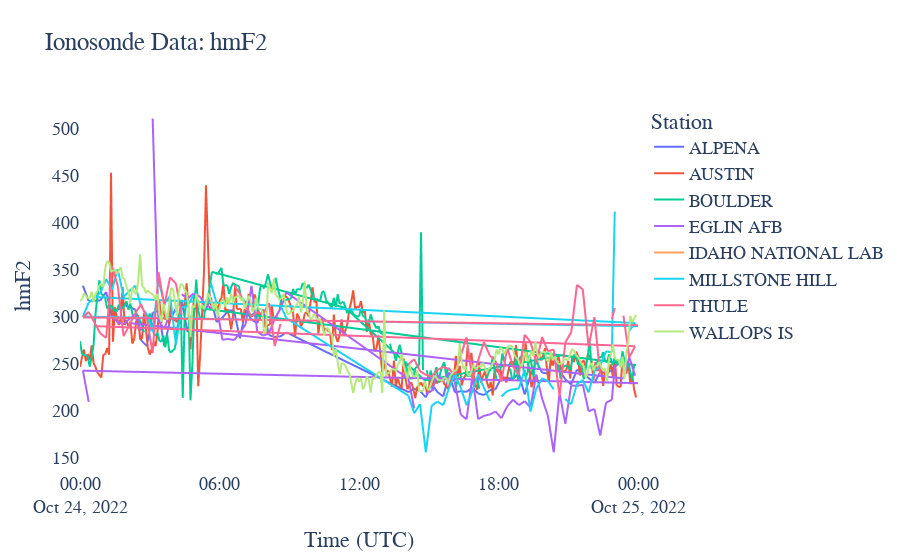

Here is the notebook cell this chart was saved with:
### Code cell
# Generate an interactive plot
# df = df.sort_values(by="Time")  # This seems to break the plot for some reason.

# Convert to numeric so plotly express can plot the data correctly:
df[df.columns] = df[df.columns].apply(pd.to_numeric)

print(df.info())     # for debugging:


fig = px.line(df, title=str(parameter))  # Use px.line or px.scatter, according to your preference.


fig.update_layout(autotypenumbers='convert types')     # converting to fix plotting


fig.update_layout(
    title="Ionosonde Data: " + str(parameter),
    xaxis_title="Time (UTC)",
    yaxis_title=str(parameter),
    legend_title="Station",
    font=dict(
        family="Courier New, monospace",
        size=18,
#         color="RebeccaPurple"
    )
)

# Eliminate the gray background plotly express uses by default:
fig.update_layout({
'plot_bgcolor': 'rgba(0, 0, 0, 0)',
'paper_bgcolor': 'rgba(0, 0, 0, 0)',
})

fig.show()
fig.write_html("plots/"+ str(parameter) + "_plot.html", include_plotlyjs="cdn")

### Figure 1 — Plotly figure (JSON) as saved in the notebook; plotly's stock layout.template omitted (floating-point values rounded to 4 significant figures; data arrays with more than 128 entries replaced by an {"elided": "..."} marker saying what was removed)
{"data": [{"hovertemplate": "variable=ALPENA<br>Time=%{x}<br>value=%{y}<extra></extra>", "legendgroup": "ALPENA", "line": {"color": "#636efa", "dash": "solid"}, "marker": {"symbol": "circle"}, "mode": "lines", "name": "ALPENA", "showlegend": true, "type": "scattergl", "x": {"elided": "1469 str values"}, "xaxis": "x", "y": {"elided": "1469 float values"}, "yaxis": "y"}, {"hovertemplate": "variable=AUSTIN<br>Time=%{x}<br>value=%{y}<extra></extra>", "legendgroup": "AUSTIN", "line": {"color": "#EF553B", "dash": "solid"}, "marker": {"symbol": "circle"}, "mode": "lines", "name": "AUSTIN", "showlegend": true, "type": "scattergl", "x": {"elided": "1469 str values"}, "xaxis": "x", "y": {"elided": "1469 float values"}, "yaxis": "y"}, {"hovertemplate": "variable=BOULDER<br>Time=%{x}<br>value=%{y}<extra></extra>", "legendgroup": "BOULDER", "line": {"color": "#00cc96", "dash": "solid"}, "marker": {"symbol": "circle"}, "mode": "lines", "name": "BOULDER", "showlegend": true, "type": "scattergl", "x": {"elided": "1469 str values"}, "xaxis": "x", "y": {"elided": "1469 float values"}, "yaxis": "y"}, {"hovertemplate": "variable=EGLIN AFB<br>Time=%{x}<br>value=%{y}<extra></extra>", "legendgroup": "EGLIN AFB", "line": {"color": "#ab63fa", "dash": "solid"}, "marker": {"symbol": "circle"}, "mode": "lines", "name": "EGLIN AFB", "showlegend": true, "type": "scattergl", "x": {"elided": "1469 str values"}, "xaxis": "x", "y": {"elided": "1469 float values"}, "yaxis": "y"}, {"hovertemplate": "variable=IDAHO NATIONAL LAB<br>Time=%{x}<br>value=%{y}<extra></extra>", "legendgroup": "IDAHO NATIONAL LAB", "line": {"color": "#FFA15A", "dash": "solid"}, "marker": {"symbol": "circle"}, "mode": "lines", "name": "IDAHO NATIONAL LAB", "showlegend": true, "type": "scattergl", "x": {"elided": "1469 str values"}, "xaxis": "x", "y": {"elided": "1469 float values"}, "yaxis": "y"}, {"hovertemplate": "variable=MILLSTONE HILL<br>Time=%{x}<br>value=%{y}<extra></extra>", "legendgroup": "MILLSTONE HILL", "line": {"color": "#19d3f3", "dash": "solid"}, "marker": {"symbol": "circle"}, "mode": "lines", "name": "MILLSTONE HILL", "showlegend": true, "type": "scattergl", "x": {"elided": "1469 str values"}, "xaxis": "x", "y": {"elided": "1469 float values"}, "yaxis": "y"}, {"hovertemplate": "variable=THULE<br>Time=%{x}<br>value=%{y}<extra></extra>", "legendgroup": "THULE", "line": {"color": "#FF6692", "dash": "solid"}, "marker": {"symbol": "circle"}, "mode": "lines", "name": "THULE", "showlegend": true, "type": "scattergl", "x": {"elided": "1469 str values"}, "xaxis": "x", "y": {"elided": "1469 float values"}, "yaxis": "y"}, {"hovertemplate": "variable=WALLOPS IS<br>Time=%{x}<br>value=%{y}<extra></extra>", "legendgroup": "WALLOPS IS", "line": {"color": "#B6E880", "dash": "solid"}, "marker": {"symbol": "circle"}, "mode": "lines", "name": "WALLOPS IS", "showlegend": true, "type": "scattergl", "x": {"elided": "1469 str values"}, "xaxis": "x", "y": {"elided": "1469 float values"}, "yaxis": "y"}], "layout": {"autosize": true, "autotypenumbers": "convert types", "font": {"family": "Courier New, monospace", "size": 18}, "legend": {"title": {"text": "Station"}, "tracegroupgap": 0}, "paper_bgcolor": "rgba(0, 0, 0, 0)", "plot_bgcolor": "rgba(0, 0, 0, 0)", "title": {"text": "Ionosonde Data: hmF2"}, "xaxis": {"anchor": "y", "autorange": true, "domain": [0, 1], "range": ["2022-10-24", "2022-10-25"], "title": {"text": "Time (UTC)"}, "type": "date"}, "yaxis": {"anchor": "x", "autorange": true, "domain": [0, 1], "range": [135.6, 530.2], "title": {"text": "hmF2"}, "type": "linear"}}}
